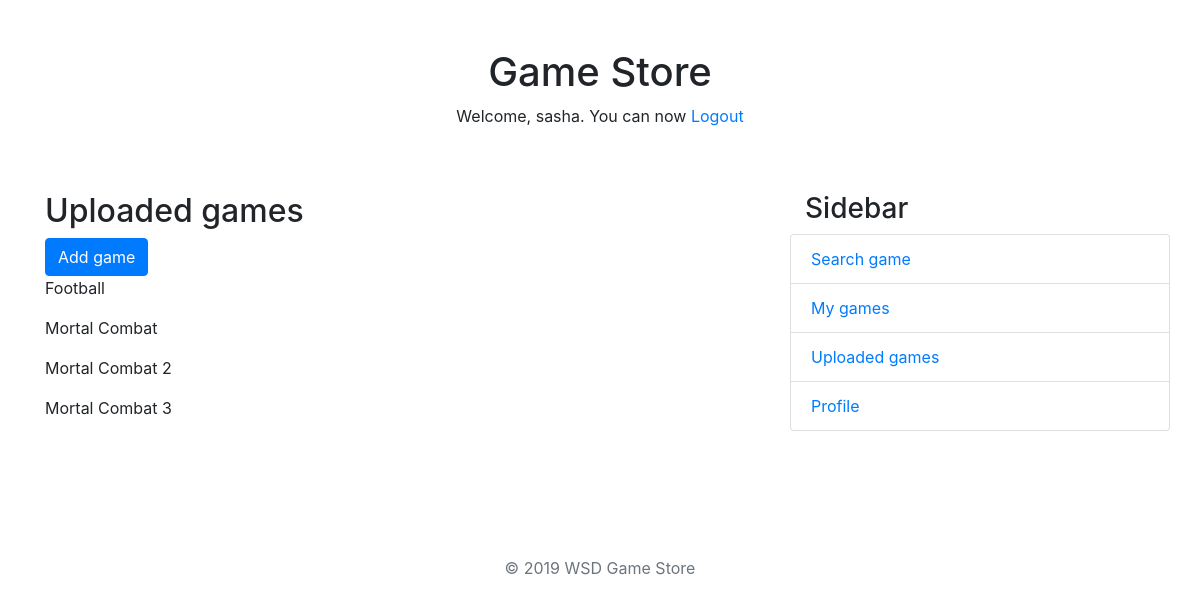
The app's page /uploaded_games/ (signed in) with its own data.
### gamestore/models.py (models this page shows)
class Game(models.Model):
    CATEGORY_CHOICES = (
        ('ACTION', 'Action'),
        ('ADVENTURE', 'Adventure'),
        ('ARCADE', 'Arcade'),
        ('FANTASY', 'Fantasy'),
        ('FIGHTING', 'Fighting'),
        ('PUZZLE', 'Puzzle'),
        ('SIMULATION', 'Simulation'),
        ('SPORTS', 'Sports'),
        ('STRATEGY', 'Strategy'),
        ('OTHER', 'Other'),
    )
    name = models.CharField(max_length=50)
    price = models.FloatField()
    pictureUrl = models.URLField(blank=True)
    description = models.TextField(max_length=200, blank=True)
    gameUrl = models.URLField()
    date = models.DateField(default=date.today)
    category = models.CharField(max_length=20, choices=CATEGORY_CHOICES)
    developer = models.ForeignKey(UserProfile, on_delete=models.CASCADE, related_name='developer')
    age_limit = models.PositiveSmallIntegerField()
    class Meta:
        ordering = ["-date", "name"]
    pass

### gamestore/views/game.py (the view)
# urls.py: re_path(r'^uploaded_games/$', game.show_uploaded_games, name='uploaded_games'),
@login_required(login_url='/login/')
def show_uploaded_games(request):
    user = UserProfile.objects.get(user=request.user)
    games = Game.objects.filter(developer=user)
    return render(request, 'game/uploaded_games.html', {'games': games})

### gamestore/templates/game/uploaded_games.html (shortened to what this page needs)
{% extends "base.html" %}
{% block content %}
<h2>Uploaded games</h2>
<a class="btn btn-primary " href="/add_game" role="button">Add game</a>
{% for game in games %}
    <p>{{ game.name }}</p>
{% empty %}
    <strong>No games found</strong>
{% endfor %}
{% endblock %}

### gamestore/templates/base.html (shortened to what this page needs)
{% load staticfiles %}
<!DOCTYPE html>
<html lang="en">
<head>
  <link rel="stylesheet" href="https://stackpath.bootstrapcdn.com/bootstrap/4.2.1/css/bootstrap.min.css"
>
</head>
<body>
  <div class="container">
    <div class="header py-5 text-center">
      <h1>Game Store</h1>
      {% if user.is_authenticated %}
      <p>Welcome, {{ user.get_username }}. You can now <a href="/logout">Logout</a></p>
      {% else %}
      <p>Welcome, new user. Please <a href="/login">log in.</a></p>
      {% endif %}
    </div>
    <div class="row">
      <div class="content col-md-8 order-md-1 mb-4">
        {% block content %}{% endblock %}
      </div>
      <div class="sidebar col-md-4 order-md-2">
        <h3>Sidebar</h3>
        <ul class="row list-group">
          <li class="list-group-item"><a href="#">Search game</a></li>
          {% if user.is_authenticated %}
          <li class="list-group-item"><a href="#">My games</a></li>
          <li class="list-group-item"><a href="/uploaded_games">Uploaded games</a></li>
          <li class="list-group-item"><a href="/profile">Profile</a></li>
          {% endif %}
        </ul>
      </div>
    </div>
    <footer class="my-5 pt-5 text-muted text-center text-small">
      <p class="mb-1">© 2019 WSD Game Store</p>
    </footer>
  </div>
</body>
</html>

### records on screen
Game: name "Football"
Game: name "Mortal Combat"
Game: name "Mortal Combat 2"
Game: name "Mortal Combat 3"

### other values on screen
{{ user.get_username }} "sasha"
